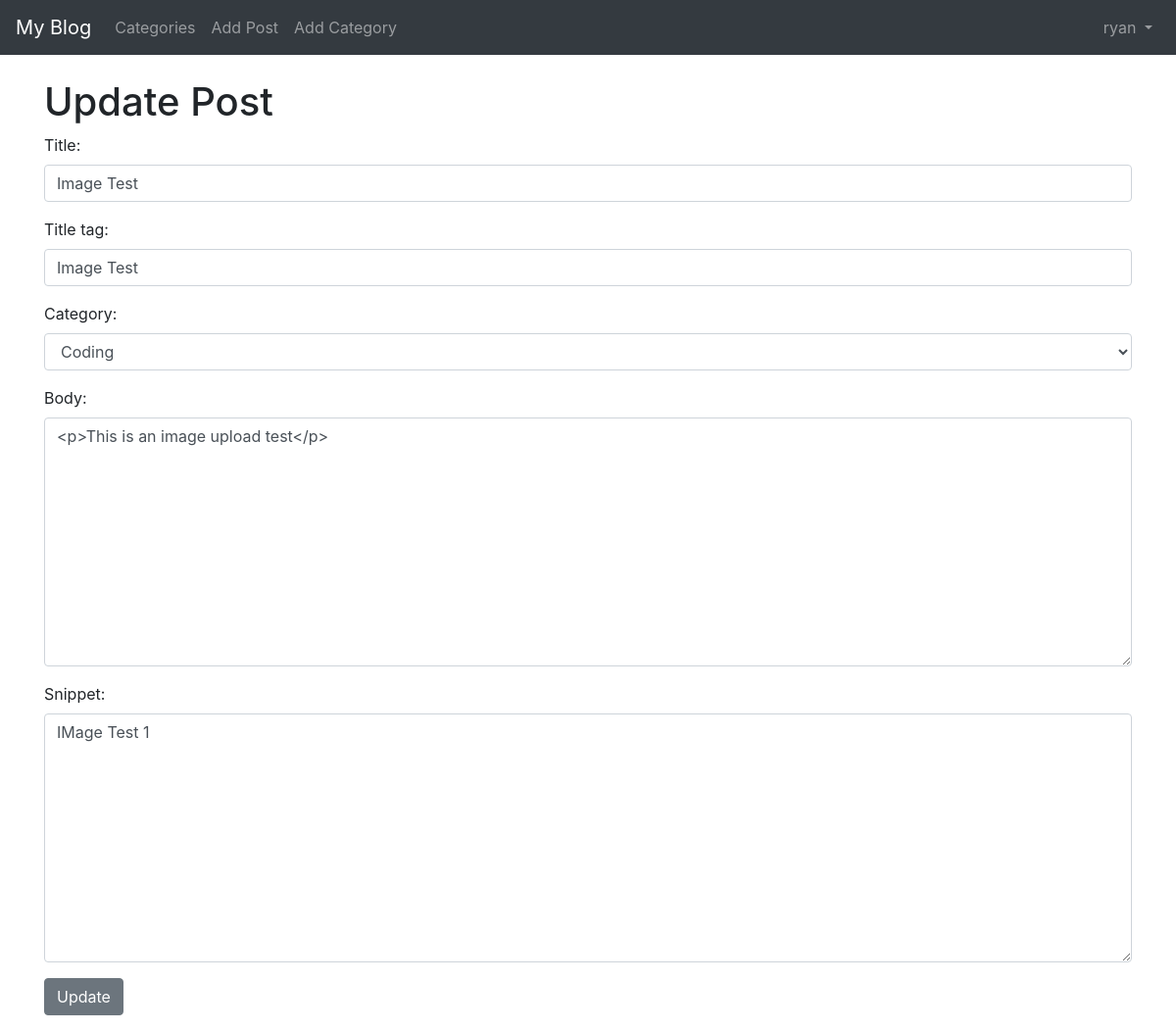
The app's page /article/edit/13 (signed in) with its own data.
### theblog/models.py (models this page shows, shortened)
class Post(models.Model):
    title = models.CharField(max_length=255)
    header_image = models.ImageField(null=True, blank=True, upload_to='images/')
    title_tag = models.CharField(max_length=255, default='The Blog - ')
    author = models.ForeignKey(User, on_delete=models.CASCADE)
    body = RichTextField(blank=True, null=True)
    post_date = models.DateField(auto_now_add=True)
    category = models.CharField(max_length=255, default='uncategorized')
    snippet = models.CharField(max_length=255)
    likes = models.ManyToManyField(User, related_name='blog_post')
    dislikes = models.ManyToManyField(User, related_name='blog_post_dislike')

### theblog/views.py (the view)
# urls.py: path('article/edit/<int:pk>', UpdatePostView.as_view(), name="update_post"),
class UpdatePostView(UpdateView):
    model = Post
    form_class = UpdateForm
    template_name = "update_post.html"

### theblog/forms.py
class UpdateForm(forms.ModelForm):
    class Meta:
        model = Post
        fields = ('title', 'title_tag', 'category', 'body', 'snippet')
        widgets = {
            'title': forms.TextInput(attrs={'class': 'form-control'}),
            'title_tag': forms.TextInput(attrs={'class': 'form-control'}),
            'category': forms.Select(choices=choice_list, attrs={'class': 'form-control'}),
            'body': forms.Textarea(attrs={'class': 'form-control'}),
            'snippet': forms.Textarea(attrs={'class': 'form-control'}),
        }

### theblog/templates/update_post.html (shortened to what this page needs)
{% extends 'base.html' %}
{% load static %}
{% block content %}
    {% if user.is_authenticated %}
        {% if user.id == post.author.id %}
            <h1>Update Post</h1>
            <form action="" method="post">
                <div class="form-group">
                    {{ form.as_p }}
                    <button class="btn btn-secondary">Update</button>
                </div>
            </form>
        {% else %}
            You know this isn't yours
        {% endif %}
    {% else %}
        You need to login to view this page
        <br>
        <a href="{% url 'login'%}" class="btn btn-secondary">Login</a>
        <a href="{% url 'home'%}" class="btn btn-primary">Home</a>
    {% endif %}
{% endblock %}

### theblog/templates/base.html (shortened to what this page needs)
{% load static %}
<!doctype html>
<html lang="en">
  <head>
    <link rel="stylesheet" href="https://stackpath.bootstrapcdn.com/bootstrap/4.5.2/css/bootstrap.min.css">
      <link rel="stylesheet" href="{% static 'css\styles.css' %}">
  </head>
  <body>
  <nav class="navbar navbar-expand-lg navbar-dark bg-dark">
  <a class="navbar-brand" href="{% url 'home' %}">My Blog</a>
  <div class="collapse navbar-collapse" id="navbarSupportedContent">
    <ul class="navbar-nav mr-auto">
    {% if cat_menu %}
    <li class="nav-item dropdown">
        <a class="nav-link dropdown-toggle" href="#" id="navbarDropdown" role="button" data-toggle="dropdown" aria-haspopup="true" aria-expanded="false">
          Categories
        </a>
        <div class="dropdown-menu" aria-labelledby="navbarDropdown">
        {% for item in cat_menu %}
            <a class="dropdown-item" href="{% url 'category' item|slugify %}">{{ item }}</a>
        {% endfor %}
        </div>
      </li>
        {% else %}
        <li class="nav-item">
            <a href="{% url 'category-list' %}" class="nav-link">Categories</a>
        </li>
      {% endif %}
        {% if user.is_authenticated %}
      <li class="nav-item">
        <a class="nav-link" href="{% url 'add_post' %}">Add Post</a>
      </li>
      <li class="nav-item">
        <a class="nav-link" href="{% url 'add_category' %}">Add Category</a>
      </li>
        {% endif %}
    </ul>
  {% if user.is_authenticated %}
    <ul class="navbar-nav ml-auto">
        <li class="nav-item dropdown">
        <a class="nav-link dropdown-toggle" href="#" id="navbarDropdown" role="button" data-toggle="dropdown" aria-haspopup="true" aria-expanded="false">
            {{ user.username }}
        </a>
      </li>
    </ul>
  {% endif %}
  </div>
</nav>
  <br>
  <div class="container">
    {% block content %}
    {% endblock %}
</div>
  </body>
</html>

### records on screen
Post: title "Image Test", title_tag "Image Test", category "Coding", body "<p>This is an image upload test</p>", snippet "IMage Test 1"

### other values on screen
{{ user.username }} "ryan"
